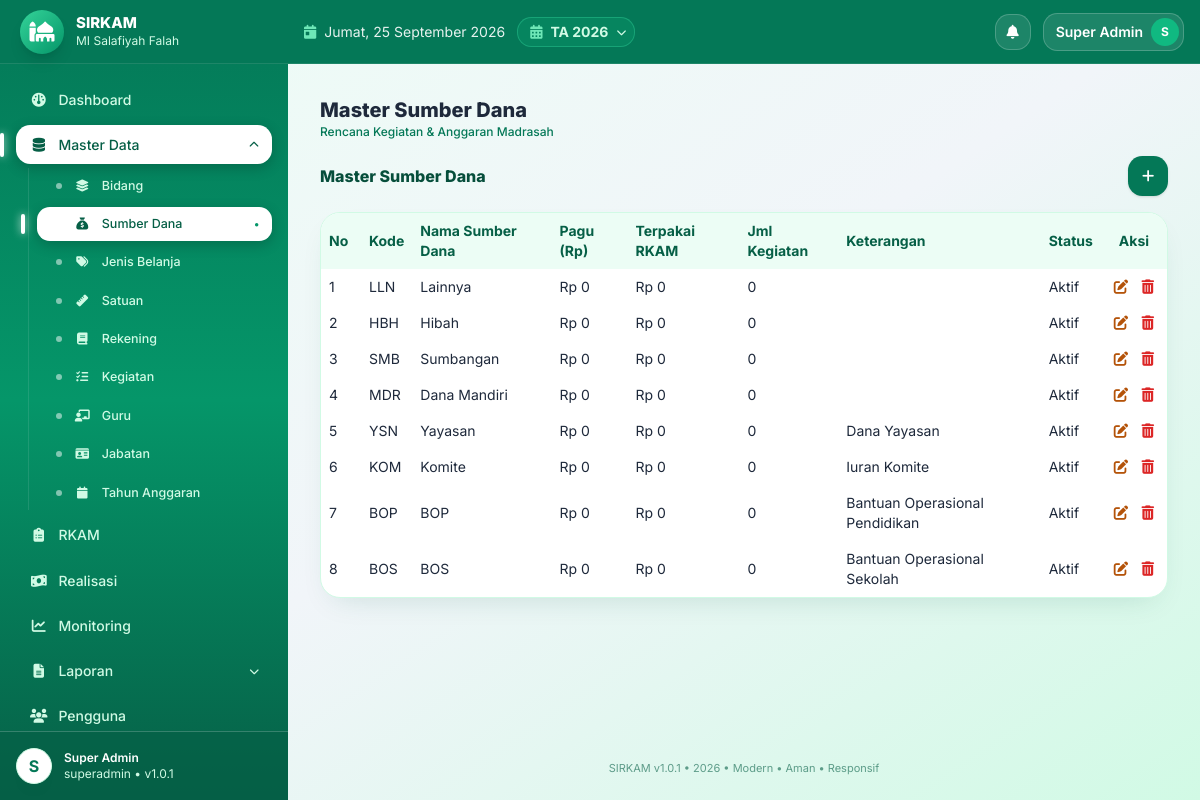
The page /master/sumber_dana (signed in) on the database its author committed.
### tables this page shows
CREATE TABLE IF NOT EXISTS app_settings (
  id INT UNSIGNED AUTO_INCREMENT PRIMARY KEY,
  skey VARCHAR(100) NOT NULL UNIQUE,
  svalue TEXT NULL
);

CREATE TABLE IF NOT EXISTS madrasah (
  id INT UNSIGNED AUTO_INCREMENT PRIMARY KEY,
  nama_madrasah VARCHAR(150) NOT NULL DEFAULT 'MI Salafiyah',
  nsm VARCHAR(30) NULL,
  npsn VARCHAR(30) NULL,
  alamat TEXT NULL,
  desa VARCHAR(100) NULL,
  kecamatan VARCHAR(100) NULL,
  kabupaten VARCHAR(100) NULL,
  provinsi VARCHAR(100) NULL,
  kode_pos VARCHAR(10) NULL,
  email VARCHAR(100) NULL,
  telepon VARCHAR(30) NULL,
  nama_kepala VARCHAR(100) NULL,
  nip_kepala VARCHAR(50) NULL,
  kepala_guru_id INT UNSIGNED NULL,
  nama_bendahara VARCHAR(100) NULL,
  nip_bendahara VARCHAR(50) NULL,
  bendahara_guru_id INT UNSIGNED NULL,
  logo VARCHAR(255) NULL,
  created_at TIMESTAMP DEFAULT CURRENT_TIMESTAMP,
  updated_at TIMESTAMP DEFAULT CURRENT_TIMESTAMP ON UPDATE CURRENT_TIMESTAMP
);

CREATE TABLE IF NOT EXISTS tahun_anggaran (
  id INT UNSIGNED AUTO_INCREMENT PRIMARY KEY,
  tahun INT NOT NULL UNIQUE,
  tanggal_mulai DATE NULL,
  tanggal_selesai DATE NULL,
  status ENUM('draft','aktif','selesai','dikunci') NOT NULL DEFAULT 'draft',
  keterangan TEXT NULL,
  created_at TIMESTAMP DEFAULT CURRENT_TIMESTAMP,
  updated_at TIMESTAMP DEFAULT CURRENT_TIMESTAMP ON UPDATE CURRENT_TIMESTAMP,
  INDEX idx_tahun (tahun),
  INDEX idx_status (status)
);

CREATE TABLE IF NOT EXISTS sumber_dana (
  id INT UNSIGNED AUTO_INCREMENT PRIMARY KEY,
  kode VARCHAR(20) NOT NULL UNIQUE,
  nama_sumber_dana VARCHAR(100) NOT NULL,
  jumlah DECIMAL(18,2) NOT NULL DEFAULT 0,
  keterangan TEXT NULL,
  status ENUM('aktif','nonaktif') NOT NULL DEFAULT 'aktif',
  created_at TIMESTAMP DEFAULT CURRENT_TIMESTAMP,
  updated_at TIMESTAMP DEFAULT CURRENT_TIMESTAMP ON UPDATE CURRENT_TIMESTAMP
);

### index.php (called while the page is built, shortened)
<?php
require_once __DIR__.'/config/bootstrap.php';
$url=trim($_GET['url']??'',"/");
$p=explode('/',$url);$page=$p[0];$arg=$p[1]??null;$arg2=$p[2]??null;
$content='';$title='Dashboard';
try{
switch($page){
case 'master': if(!in_array(Auth::role(),['superadmin','operator']))Rbac::deny();$mtabs=['bidang','sumber_dana','jenis_belanja','satuan','rekening','kegiatan','guru','jabatan','tahun_anggaran'];$mtab=$arg??($_GET['tab']??'bidang');if(!in_array($mtab,$mtabs))$mtab='bidang';$_GET['tab']=$mtab;$title='Master '.ucwords(str_replace('_',' ',$mtab));ob_start();require __DIR__.'/modules/master/page.php';$content=ob_get_clean();break;
}
}catch(Throwable $e){error_log($e->getMessage());$content='<div class="bg-red-50 border border-red-200 p-4 rounded">Terjadi kesalahan sistem.</div>';}
require __DIR__.'/views/layouts/main.php';

### core/Security.php (called while the page is built, shortened)
<?php
class Security{
public static function e($s){return htmlspecialchars((string)($s??''),ENT_QUOTES,'UTF-8');}
public static function rupiah($n){return 'Rp '.number_format((float)$n,0,',','.');}
}

### core/Helper.php (called while the page is built, shortened)
<?php
class Helper{
public static function setting($pdo,$k,$d=''){$s=$pdo->prepare("SELECT svalue FROM app_settings WHERE skey=?");$s->execute([$k]);$r=$s->fetchColumn();return $r!==false?$r:$d;}
public static function tahunAktif($pdo){$s=$pdo->query("SELECT * FROM tahun_anggaran WHERE status='aktif' LIMIT 1");$r=$s->fetch();if(!$r){$s=$pdo->query("SELECT * FROM tahun_anggaran ORDER BY tahun DESC LIMIT 1");$r=$s->fetch();}return $r;}
public static function titleCase($s){return ucwords(strtolower(trim((string)$s)));}
}

### core/Auth.php (called while the page is built, shortened)
<?php
class Auth{
public static function user(){return $_SESSION['user']??null;}
public static function role(){return $_SESSION['role']??null;}
}

### modules/master/page.php (the view, shortened to what this page needs)
<?php
$tab=$_GET['tab']??'bidang';
$tabs=['bidang'=>'Bidang','sumber_dana'=>'Sumber Dana','jenis_belanja'=>'Jenis Belanja','satuan'=>'Satuan','rekening'=>'Rekening','kegiatan'=>'Kegiatan','guru'=>'Guru','jabatan'=>'Jabatan','tahun_anggaran'=>'Tahun Anggaran'];
$cols=['bidang'=>['kode'=>'Kode','nama_bidang'=>'Nama Bidang','keterangan'=>'Keterangan','status'=>'Status'],'sumber_dana'=>['kode'=>'Kode','nama_sumber_dana'=>'Nama Sumber Dana','jumlah'=>'Pagu (Rp)','jml_anggaran'=>'Terpakai RKAM','jml_kegiatan'=>'Jml Kegiatan','keterangan'=>'Keterangan','status'=>'Status'],'jenis_belanja'=>['kode'=>'Kode','nama'=>'Nama','keterangan'=>'Keterangan','status'=>'Status'],'satuan'=>['kode'=>'Kode','nama_satuan'=>'Nama Satuan','keterangan'=>'Keterangan','status'=>'Status'],'rekening'=>['kode'=>'Kode','nama_rekening'=>'Nama Rekening','kelompok'=>'Kelompok','jenis_belanja_id'=>'Jenis Belanja','keterangan'=>'Keterangan','status'=>'Status'],'kegiatan'=>['kode'=>'Kode','nama_kegiatan'=>'Nama Kegiatan','bidang_id'=>'Bidang','volume'=>'Volume','guru_id'=>'Penanggung Jawab','waktu_pelaksanaan'=>'Waktu Pelaksanaan','prioritas'=>'Prioritas','status'=>'Status'],'guru'=>['kode'=>'Kode','nama'=>'Nama Guru','nuptk'=>'NUPTK','jabatan_id'=>'Jabatan','status'=>'Status'],'jabatan'=>['kode'=>'Kode','nama'=>'Nama Jabatan','status'=>'Status'],'tahun_anggaran'=>['tahun'=>'Tahun','tanggal_mulai'=>'Tanggal Mulai','tanggal_selesai'=>'Tanggal Selesai','status'=>'Status','keterangan'=>'Keterangan']];
if($tab==='sumber_dana'){$rows=$pdo->query("SELECT s.*,(SELECT COALESCE(SUM(rs.jumlah),0) FROM rkam_sumber_dana rs JOIN rkam k ON k.id=rs.rkam_id WHERE rs.sumber_dana_id=s.id) AS jml_anggaran,(SELECT COUNT(*) FROM rkam_sumber_dana rs JOIN rkam k ON k.id=rs.rkam_id WHERE rs.sumber_dana_id=s.id) AS jml_kegiatan FROM sumber_dana s ORDER BY s.id DESC LIMIT 200")->fetchAll();}elseif($tab==='guru'){$rows=$pdo->query("SELECT g.*,j.nama AS jabatan_nama FROM guru g LEFT JOIN jabatan j ON j.id=g.jabatan_id ORDER BY g.id DESC LIMIT 200")->fetchAll();}else{$rows=$pdo->query("SELECT * FROM `$tab` ORDER BY id DESC LIMIT 200")->fetchAll();}
$bid=$pdo->query("SELECT * FROM bidang WHERE status='aktif'")->fetchAll();
$jb=$pdo->query("SELECT * FROM jenis_belanja")->fetchAll();
$bidMap=[];foreach($bid as $b)$bidMap[$b['id']]=$b['nama_bidang'];
$jbMap=[];foreach($jb as $j)$jbMap[$j['id']]=$j['nama'];
$GRU=$pdo->query("SELECT g.*,j.nama AS jabatan_nama FROM guru g LEFT JOIN jabatan j ON j.id=g.jabatan_id ORDER BY g.nama")->fetchAll();
$gruMap=[];foreach($GRU as $g)$gruMap[$g['id']]=$g['nama'];
$JAB=$pdo->query("SELECT * FROM jabatan WHERE status='aktif' ORDER BY nama")->fetchAll();
$jabMap=[];foreach($JAB as $j)$jabMap[$j['id']]=$j['nama'];
function cellVal($tab,$c,$r,$bidMap,$jbMap,$gruMap=[],$jabMap=[]){$v=$r[$c]??'';if($c==='status'||$c==='prioritas')return Helper::titleCase($v);if($c==='jml_anggaran'||$c==='jumlah')return Security::rupiah($v);return $v;}
?>
<div class="flex flex-wrap items-center gap-2 mb-4 no-print">
<div class="font-extrabold text-emerald-900">Master <?=$tabs[$tab]?></div>
<button onclick="masterForm(0)" title="Tambah <?=$tabs[$tab]?>" class="ml-auto bg-emerald-700 hover:bg-emerald-800 text-white w-10 h-10 rounded-2xl text-sm shadow"><i class="fa-solid fa-plus"></i></button></div>
<div class="bg-white rounded shadow overflow-auto">
<?php if(!$rows):?><div class="p-10 text-center text-gray-500">Belum ada data.<br><button onclick="masterForm(0)" title="Tambah <?=$tabs[$tab]?>" class="mt-2 bg-emerald-700 hover:bg-emerald-800 text-white w-11 h-11 rounded-2xl shadow"><i class="fa-solid fa-plus"></i></button></div>
<?php else:?><table class="w-full text-sm"><thead><tr class="bg-gray-50 border-b"><th class="p-2 w-10 text-left">No</th><?php foreach($cols[$tab] as $c=>$lbl):?><th class="p-2 text-left"><?=Security::e($lbl)?></th><?php endforeach;?><th class="p-2 no-print">Aksi</th></tr></thead>
<tbody><?php $no=1;foreach($rows as $r):?><tr class="border-b hover:bg-gray-50">
<td class="p-2"><?=$no++?></td>
<?php foreach($cols[$tab] as $c=>$lbl):?><td class="p-2"><?=Security::e(cellVal($tab,$c,$r,$bidMap,$jbMap,$gruMap,$jabMap??[]))?></td><?php endforeach;?>
<td class="p-2 whitespace-nowrap no-print"><button onclick='masterForm(<?=$r['id']?>,<?=json_encode($r,JSON_HEX_APOS|JSON_HEX_QUOT)?>)' title="Edit" class="btn-ic btn-edit"><i class="fa-solid fa-pen-to-square"></i></button> <button onclick="masterDel(<?=$r['id']?>)" title="Hapus" class="btn-ic btn-del"><i class="fa-solid fa-trash-can"></i></button></td></tr><?php endforeach;?></tbody></table><?php endif;?></div>

### views/layouts/main.php (shortened to what this page needs)
<!DOCTYPE html><html lang="id"><head><meta charset="UTF-8"><meta name="viewport" content="width=device-width,initial-scale=1">
<script src="https://cdn.tailwindcss.com"></script><script src="https://cdn.jsdelivr.net/npm/sweetalert2@11"></script>
<link rel="stylesheet" href="https://cdnjs.cloudflare.com/ajax/libs/font-awesome/6.5.2/css/all.min.css">
</head>
<body class="bg-gradient-to-br from-emerald-50 via-slate-100 to-emerald-100 min-h-screen text-slate-800">
<?php $u=Auth::user(); $role=Auth::role(); if($role==='superadmin'){$notif=$pdo->query("SELECT COUNT(*) c FROM notifications WHERE is_read=0")->fetchColumn();}else{$nq=$pdo->prepare("SELECT COUNT(*) c FROM notifications WHERE is_read=0 AND (role_target=? OR role_target IS NULL OR role_target='' OR user_id=?)");$nq->execute([$role,Auth::id()]);$notif=$nq->fetchColumn();} $initial=strtoupper(substr($u['nama']??'U',0,1)); $mlogo=$pdo->query("SELECT logo,nama_madrasah FROM madrasah WHERE id=1")->fetch(); $appName=Helper::setting($pdo,'app_name','SIRKAM'); $appVer=Helper::setting($pdo,'sys_version',APP_VERSION); $thAktif=Helper::tahunAktif($pdo); $thList=$pdo->query("SELECT id,tahun,status FROM tahun_anggaran ORDER BY tahun DESC")->fetchAll(); ?>
<div class="flex min-h-screen">
<aside id="sidebar" class="bg-gradient-to-b from-emerald-700 via-emerald-600 to-emerald-800 text-white hidden md:flex flex-col no-print fixed md:sticky top-0 inset-y-0 left-0 z-40 w-72 h-screen shrink-0 overflow-hidden">
<div class="h-16 px-5 flex items-center gap-3 shrink-0 bg-emerald-700 border-b border-white/10">
<?php $logoFile=!empty($mlogo['logo'])?__DIR__.'/../../uploads/logo/'.$mlogo['logo']:''; $logoOk=$logoFile&&is_file($logoFile); $logoV=$logoOk?filemtime($logoFile):0; ?>
<?php if($logoOk):?><img src="<?=BASE_URL?>uploads/logo/<?=Security::e($mlogo['logo'])?>?v=<?=$logoV?>" class="w-11 h-11 rounded-2xl object-contain bg-white p-1 shadow-lg"><?php else:?><div class="w-11 h-11 rounded-2xl bg-gradient-to-br from-emerald-400 to-emerald-600 flex items-center justify-center text-xl shadow-lg"><i class="fa-solid fa-mosque"></i></div><?php endif;?>
<div class="min-w-0"><div class="font-extrabold text-[15px] leading-tight truncate"><?=Security::e($appName)?></div><div class="text-xs text-emerald-100 truncate"><?=Security::e($mlogo['nama_madrasah']??'')?></div></div></div>
<?php $cur=$page??'dashboard'; if($cur==='print'||$cur==='export')$cur='laporan'; ?>
<nav class="flex-1 p-4 space-y-1.5 text-sm overflow-y-auto" id="nav">
<a href="<?=BASE_URL?>" data-p="dashboard" class="navlink <?=($cur==='dashboard'?'active':'')?>"><i class="fa-solid fa-gauge w-5 text-center"></i> Dashboard</a>
<?php if(in_array($role,['superadmin','operator'])):?>
<?php $mitems=[['bidang','Bidang','fa-layer-group'],['sumber_dana','Sumber Dana','fa-sack-dollar'],['jenis_belanja','Jenis Belanja','fa-tags'],['satuan','Satuan','fa-ruler'],['rekening','Rekening','fa-book'],['kegiatan','Kegiatan','fa-list-check'],['guru','Guru','fa-chalkboard-user'],['jabatan','Jabatan','fa-id-card'],['tahun_anggaran','Tahun Anggaran','fa-calendar']]; $mcur=($_GET['tab']??$arg??''); $mopen=($cur==='master')?'':''; ?>
<div>
<button type="button" onclick="toggleMaster()" class="navlink parent w-full text-left <?=($cur==='master'?'active':'')?>"><i class="fa-solid fa-database w-5 text-center"></i> <span>Master Data</span> <i id="mchev" class="fa-solid fa-chevron-down text-[10px] transition-transform"></i></button>
<div id="msub" class="mt-1 ml-3 pl-2 border-l border-white/10 space-y-1 <?=($cur==='master'?'':'hidden')?>">
<?php foreach($mitems as $mi):?><a href="<?=BASE_URL?>master/<?=$mi[0]?>" class="navlink sub <?=($cur==='master'&&$mcur===$mi[0]?'active':'')?>"><i class="fa-solid <?=$mi[2]?> w-5 text-center text-xs"></i> <?=$mi[1]?></a><?php endforeach;?>
</div></div>
<?php endif;?>
<a href="<?=BASE_URL?>rkam" data-p="rkam" class="navlink <?=($cur==='rkam'?'active':'')?>"><i class="fa-solid fa-clipboard-list w-5 text-center"></i> RKAM</a>
<a href="<?=BASE_URL?>realisasi" data-p="realisasi" class="navlink <?=($cur==='realisasi'?'active':'')?>"><i class="fa-solid fa-money-bill-wave w-5 text-center"></i> Realisasi</a>
<a href="<?=BASE_URL?>monitoring" data-p="monitoring" class="navlink <?=($cur==='monitoring'?'active':'')?>"><i class="fa-solid fa-chart-line w-5 text-center"></i> Monitoring</a>
<div>
<button type="button" onclick="toggleLap()" class="navlink parent w-full text-left <?=($cur==='laporan'?'active':'')?>"><i class="fa-solid fa-file-lines w-5 text-center"></i> <span>Laporan</span> <i id="lchev" class="fa-solid fa-chevron-down text-[10px] transition-transform"></i></button>
</div>
<?php if($role==='superadmin'):?><a href="<?=BASE_URL?>users" data-p="users" class="navlink <?=($cur==='users'?'active':'')?>"><i class="fa-solid fa-users w-5 text-center"></i> Pengguna</a><?php endif;?>
</nav>
<div class="p-4 border-t border-white/20 flex items-center gap-3 shrink-0 bg-emerald-800/60">
<div class="w-9 h-9 rounded-full bg-white text-emerald-700 flex items-center justify-center font-bold"><?=$initial?></div>
<div class="text-xs"><div class="font-semibold text-white"><?=Security::e($u['nama']??'')?></div><div class="text-emerald-100"><?=Security::e($role)?> • v<?=Security::e($appVer)?></div></div></div></aside>
<div class="flex-1 flex flex-col min-w-0 md:ml-0">
<header class="sticky top-0 z-20 bg-emerald-700 text-white px-4 h-16 flex items-center gap-3 no-print shrink-0 border-b border-white/10">
<?php $hari=['Senin','Selasa','Rabu','Kamis','Jumat','Sabtu','Minggu']; $bulan=[1=>'Januari','Februari','Maret','April','Mei','Juni','Juli','Agustus','September','Oktober','November','Desember']; ?>
<div class="hidden sm:flex items-center gap-2 text-white/90 text-sm"><i class="fa-solid fa-calendar-day text-emerald-300"></i><span><?=$hari[date('N')-1]?>, <?=date('j')?> <?=$bulan[(int)date('n')]?> <?=date('Y')?></span></div>
<div class="relative">
<button onclick="toggleTahun(event)" title="Tahun Anggaran Aktif" class="hidden sm:flex items-center gap-2 bg-emerald-500/20 border border-emerald-400/40 text-emerald-100 rounded-full pl-3 pr-2 py-1 text-sm hover:bg-emerald-500/30"><i class="fa-solid fa-calendar-days text-emerald-300"></i><span class="font-bold">TA <?=Security::e($thAktif['tahun']??'-')?></span><i class="fa-solid fa-chevron-down text-[10px]"></i></button>
</div>
<div class="ml-auto flex items-center gap-3 text-sm">
<div class="relative">
<button onclick="toggleNotif(event)" class="relative w-9 h-9 rounded-xl bg-white/10 border border-white/20 text-white hover:bg-white/20"><i class="fa-solid fa-bell"></i></button>
</div>
<div class="relative" id="userWrap">
<button type="button" aria-haspopup="true" onclick="toggleUser(event)" onmouseenter="showUser()" class="flex items-center gap-2 bg-white/10 border border-white/20 rounded-full pl-3 pr-1 py-1 hover:bg-white/20"><span class="font-semibold text-white text-sm max-w-32 truncate"><?=Security::e($u['nama']??'')?></span><span class="w-7 h-7 rounded-full bg-emerald-500 text-white flex items-center justify-center text-xs font-bold shrink-0"><?=$initial?></span></button>
</div></div></header>
<main class="p-4 md:p-8 flex-1 max-w-7xl w-full mx-auto">
<div class="mb-4"><div class="font-extrabold text-xl text-slate-800"><?=Security::e($title??'')?></div><div class="text-xs text-emerald-700 font-medium">Rencana Kegiatan & Anggaran Madrasah</div></div>
<?=$content??''?></main>
<footer class="px-6 pb-6 text-center text-[11px] text-emerald-800/60 no-print"><?=Security::e($appName)?> v<?=Security::e($appVer)?> • <?=date('Y')?> • Modern • Aman • Responsif</footer></div></div>
</body></html>

### rows shown on the page
app_settings: svalue "SIRKAM"
madrasah: nama_madrasah "MI Salafiyah Falah"
app_settings: svalue "1.0.1"
tahun_anggaran: tahun "2026"
sumber_dana: kode "LLN", nama_sumber_dana "Lainnya", jumlah "Rp 0", jabMap "Rp 0", jabMap "0", status "Aktif"
sumber_dana: kode "HBH", nama_sumber_dana "Hibah", jumlah "Rp 0", jabMap "Rp 0", jabMap "0", status "Aktif"
sumber_dana: kode "SMB", nama_sumber_dana "Sumbangan", jumlah "Rp 0", jabMap "Rp 0", jabMap "0", status "Aktif"
sumber_dana: kode "MDR", nama_sumber_dana "Dana Mandiri", jumlah "Rp 0", jabMap "Rp 0", jabMap "0", status "Aktif"
sumber_dana: kode "YSN", nama_sumber_dana "Yayasan", jumlah "Rp 0", jabMap "Rp 0", jabMap "0", keterangan "Dana Yayasan", status "Aktif"
sumber_dana: kode "KOM", nama_sumber_dana "Komite", jumlah "Rp 0", jabMap "Rp 0", jabMap "0", keterangan "Iuran Komite", status "Aktif"
sumber_dana: kode "BOP", nama_sumber_dana "BOP", jumlah "Rp 0", jabMap "Rp 0", jabMap "0", keterangan "Bantuan Operasional Pendidikan", status "Aktif"
sumber_dana: kode "BOS", nama_sumber_dana "BOS", jumlah "Rp 0", jabMap "Rp 0", jabMap "0", keterangan "Bantuan Operasional Sekolah", status "Aktif"

### other values the page prints
$mi[1] "Bidang"
$mi[1] "Sumber Dana"
$mi[1] "Jenis Belanja"
$mi[1] "Satuan"
$mi[1] "Rekening"
$mi[1] "Kegiatan"
$mi[1] "Guru"
$mi[1] "Jabatan"
$mi[1] "Tahun Anggaran"
$initial "S"
Security::e($u['nama']??'') "Super Admin"
Security::e($role) "superadmin"
Security::e($title??'') "Master Sumber Dana"
$tabs[$tab] "Sumber Dana"
Security::e($lbl) "Kode"
